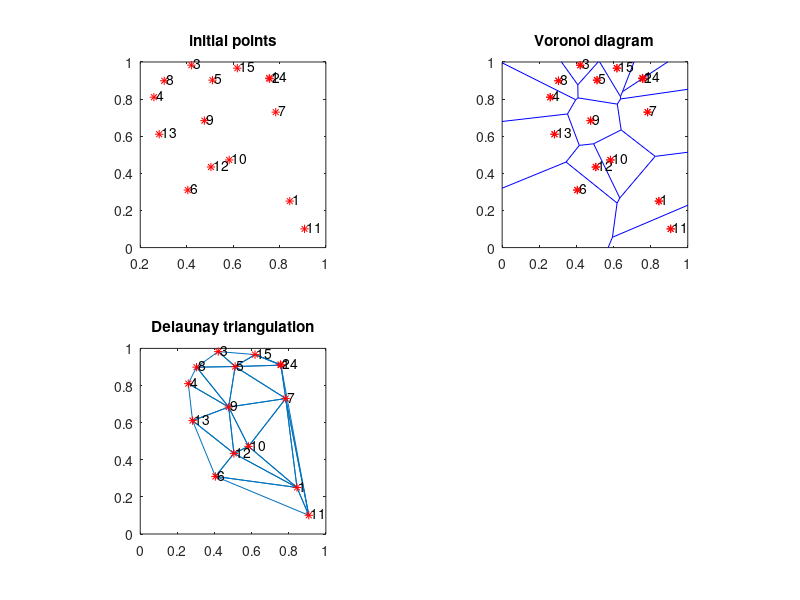

MATLAB code to generate this figure: (Note: this script raises an error after producing the figure.)
%% Nettoyage
clc;clear all;close all;

%% Points initiaux
rand('state',0);
x = rand(1,15);
y = rand(1,15);
subplot(221);
axis([0 1 0 1]);
plot(x,y,'r*');
axis square
for i=1:length(x)
text(x(i)+0.01,y(i)+0.01,int2str(i))
hold on;
end
title('initial points');

%% Triangulation de Delaunay
TRI = delaunay(x,y); % retourne les faces (triangles)
subplot(223),...
triplot(TRI,x,y)
axis([0 1 0 1]);
axis square
hold on;
plot(x,y,'r*');
for i=1:length(x)
text(x(i)+0.01,y(i)+0.01,int2str(i))
hold on;
end
title('Delaunay triangulation');
hold off

%% Diagramme de Vorono�
[vx, vy] = voronoi(x,y,TRI);
subplot(222),...
plot(x,y,'r*',vx,vy,'b-'),...
hold on;
for i=1:length(x)
text(x(i)+0.01,y(i)+0.01,int2str(i))
hold on;
end
axis([0 1 0 1]);
axis square
plot(x,y,'r*');
title('Voronoi diagram');

%% Minimum spanning tree
% identification des edges
EDGE=[];
for i=1:size(TRI,1)
    EDGE=[EDGE;TRI(i,1) TRI(i,2);TRI(i,2) TRI(i,3);TRI(i,1) TRI(i,3)];
end

% suppression des doublons
EDGE2=[EDGE(1,:)];
for i=2:size(EDGE,1)
    validite=1;
    v1=EDGE(i,:);
    for j=1:size(EDGE2,1)
        v2=[EDGE2(j,1),EDGE2(j,2)];
        [v1;v2];
        if (v1(1)==v2(1)) && (v1(2)==v2(2))
            validite=0;break;
        end
        if (v1(2)==v2(1)) && (v1(1)==v2(2))
            validite=0;break;
        end
    end
    if validite
        EDGE2=[EDGE2;v1];
    end
end

% poids des edges
PV=[EDGE2,zeros(size(EDGE2,1),1)];
for i=1:size(PV,1)
    PV(i,3)=norm([x(PV(i,1)),y(PV(i,1))]-[x(PV(i,2)),y(PV(i,2))]);
end
PV;

% construction minimum spanning tree
[w,T]=kruskal(PV);
for i=1:size(T,1)
    T(i,i:size(T,1))=0;
end

% edges du MST
[r,c]=find(T==1);
MST=[r,c];
subplot(224)
plot(x,y,'r*');
for i=1:size(MST,1)
   plot([x(r(i,1)),x(c(i,1))],[y(r(i,1)),y(c(i,1))]); 
   hold on;
end
hold on;
plot(x,y,'r*');
for i=1:length(x)
text(x(i)+0.01,y(i)+0.01,int2str(i))
hold on;
end  
title('Minimum spanning tree');
axis([0 1 0 1]);
axis square;